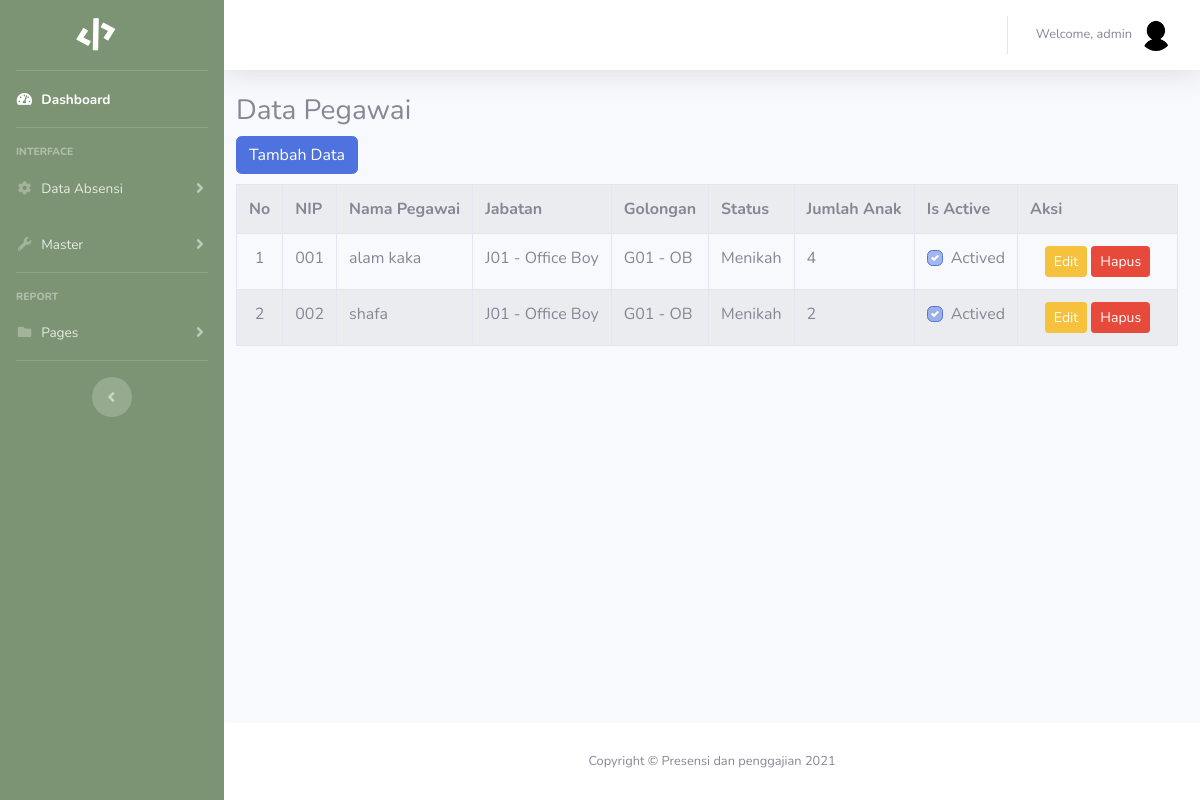
The app's page /data_pegawai.php (signed in) with its own data.
### tables this page shows
CREATE TABLE `pegawai` (
  `id_pegawai` int(5) NOT NULL AUTO_INCREMENT,
  `nip_pegawai` varchar(25) NOT NULL,
  `nama_pegawai` varchar(50) NOT NULL,
  `id_jabatan` int(5) NOT NULL,
  `id_golongan` int(5) NOT NULL,
  `status` varchar(15) NOT NULL,
  `jumlah_anak` int(2) NOT NULL DEFAULT '0',
  `is_active` bit(1) NOT NULL DEFAULT b'0',
  `is_deleted` bit(1) NOT NULL DEFAULT b'0',
  PRIMARY KEY (`id_pegawai`),
  KEY `id_jabatan` (`id_jabatan`),
  KEY `id_golongan` (`id_golongan`)
);

CREATE TABLE `jabatan` (
  `id_jabatan` int(10) NOT NULL AUTO_INCREMENT,
  `kode_jabatan` varchar(10) NOT NULL,
  `nama_jabatan` varchar(20) NOT NULL,
  `gaji_pokok` int(10) NOT NULL DEFAULT '0',
  `tunjangan_jabatan` int(10) NOT NULL DEFAULT '0',
  `upah_harian` int(10) NOT NULL DEFAULT '0',
  PRIMARY KEY (`id_jabatan`)
);

CREATE TABLE `golongan` (
  `id_golongan` int(10) NOT NULL AUTO_INCREMENT,
  `kode_golongan` varchar(5) NOT NULL,
  `nama_golongan` varchar(10) NOT NULL,
  `tunjangan_suami_istri` int(10) NOT NULL DEFAULT '0',
  `tunjangan_anak` int(10) NOT NULL DEFAULT '0',
  `uang_makan` int(10) NOT NULL DEFAULT '0',
  `uang_lembur` int(10) NOT NULL DEFAULT '0',
  `potongan1` int(3) DEFAULT '0',
  `potongan2` int(3) DEFAULT '0',
  PRIMARY KEY (`id_golongan`),
  KEY `potongan1` (`potongan1`),
  KEY `potongan2` (`potongan2`)
);

### data_pegawai.php (the view, shortened to what this page needs)
<?php include "header.php"; ?>
<?php include "sidebar.php"; ?>
<?php include "topbar.php"; ?>
<div class="container">
<?php
$view = isset($_GET['view']) ? $_GET['view'] : null;
switch($view){
	default:
	?>
		<div class="row">
			<div class="panel panel-primary">
				<div class="panel-heading">
					<h3 class="panel-title">
						Data Pegawai
					</h3>
				</div>
				<div class="panel-body">
					<a href="data_pegawai.php?view=tambah" style="margin-bottom:10px" class="btn btn-primary">Tambah Data</a>
					<table class="table table-bordered table-striped">
					 	<tr>
					 		<th>No</th>
					 		<th>NIP</th>
					 		<th>Nama Pegawai</th>
					 		<th>Jabatan</th>
					 		<th>Golongan</th>
					 		<th>Status</th>
					 		<th>Jumlah Anak</th>
					 		<th>Is Active</th>
					 		<th>Aksi</th>
						</tr>
						<?php
						$sql = mysqli_query($konek, "SELECT pegawai.*, jabatan.kode_jabatan,jabatan.nama_jabatan, golongan.kode_golongan, golongan.nama_golongan FROM pegawai
													INNER JOIN jabatan ON pegawai.id_jabatan=jabatan.id_jabatan
													INNER JOIN golongan ON pegawai.id_golongan=golongan.id_golongan
													WHERE pegawai.is_deleted=0
													ORDER BY pegawai.nip_pegawai ASC");
						$no=1;
						while($d=mysqli_fetch_array($sql)){
							echo "<tr>
								<td width='40px' align='center'>$no</td>
								<td>$d[nip_pegawai]</td>
								<td>$d[nama_pegawai]</td>
								<td>$d[kode_jabatan] - $d[nama_jabatan]</td>
								<td>$d[kode_golongan] - $d[nama_golongan]</td>
								<td>$d[status]</td>
								<td>$d[jumlah_anak]</td>";
								?>
								<td>
								<div class='custom-control custom-checkbox'>
								<?php if((int)$d['is_active'] == 1) : ?>
								  <label for="customCheckbox3" class="custom-control-label">Actived</label>
								<?php else : ?>
								  <input class="custom-control-input" type="checkbox" id="customCheckbox3" disabled="">
								  <label for="customCheckbox3" class="custom-control-label">Not Actived</label>
								<?php endif; ?>
								</div>
								</td>
								<td width='160px' align='center'>
			<?php echo "
			<a class='btn btn-warning btn-sm' href='data_pegawai.php?view=edit&id=$d[id_pegawai]'>Edit</a>
			<a class='btn btn-danger btn-sm' href='aksi_pegawai.php?act=del&id=$d[id_pegawai]'>Hapus</a>"
			?>
			</td>
			</tr>
			<?php
			$no++;
		  	}
			?>
					</table>
				</div>
			</div>
		</div>
	<?php
	break;
	?>
	<?php
}
?>
</div>
</div>
<?php include "footer.php"; ?>

### records on screen
pegawai: nip_pegawai "001", nama_pegawai "alam kaka", id_jabatan.kode_jabatan "J01", id_jabatan.nama_jabatan "Office Boy", id_golongan.kode_golongan "G01", id_golongan.nama_golongan "OB", status "Menikah", jumlah_anak "4", is_active "Actived"
pegawai: nip_pegawai "002", nama_pegawai "shafa", id_jabatan.kode_jabatan "J01", id_jabatan.nama_jabatan "Office Boy", id_golongan.kode_golongan "G01", id_golongan.nama_golongan "OB", status "Menikah", jumlah_anak "2", is_active "Actived"

### other values on screen
$_SESSION['username'] "admin"
